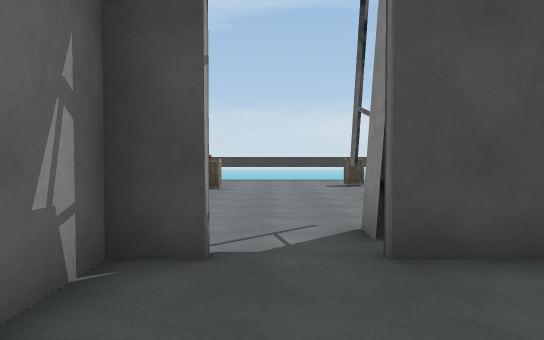
View 1 (above)

12 first-person views from a walk through a 3-D level made in the Unity game engine. The camera is 1.4 m above the floor, tilts 2° down and sees 70° across. The floor is counted in squares, 1.8 m on a side. Each view is taken from the middle of a square. On the plan, view 1 faces up. The plan holds only what a view shows up to about 12 squares ahead; the rest is blank. The place goes on beyond the plan. The player character is not drawn. Some surface patterns are stand-ins.

View 2
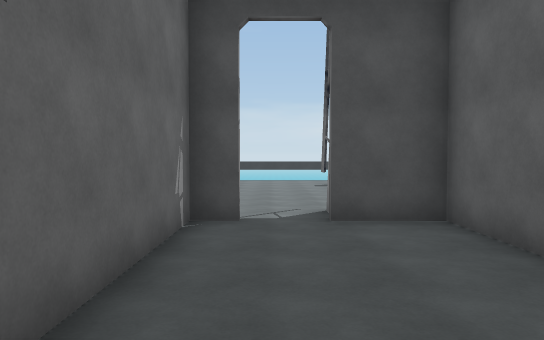

View 3
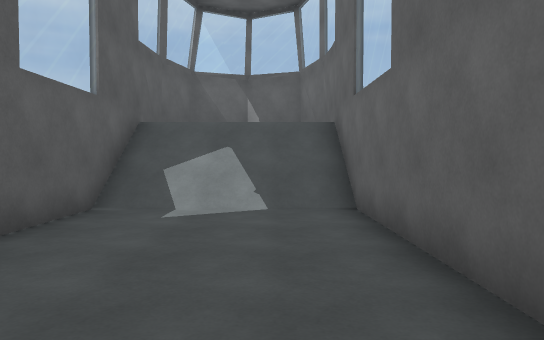

View 4
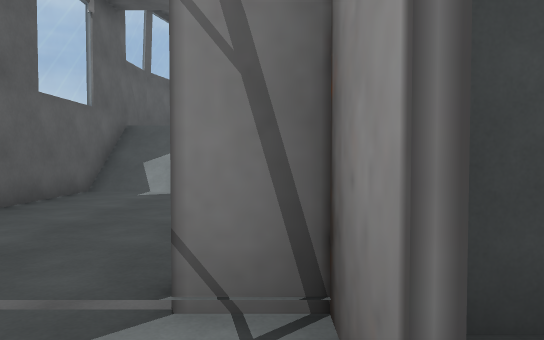

View 5
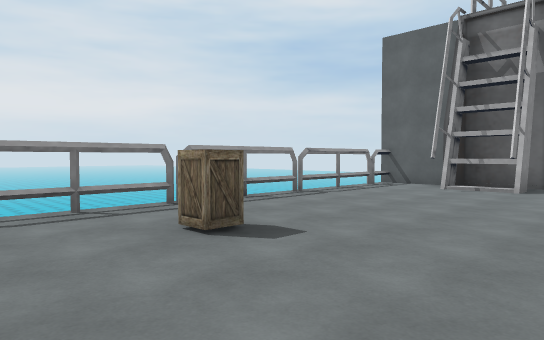

View 6
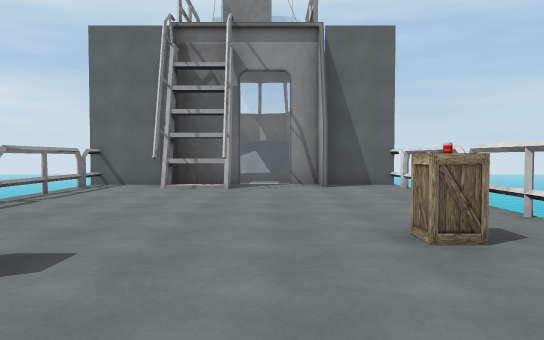

View 7
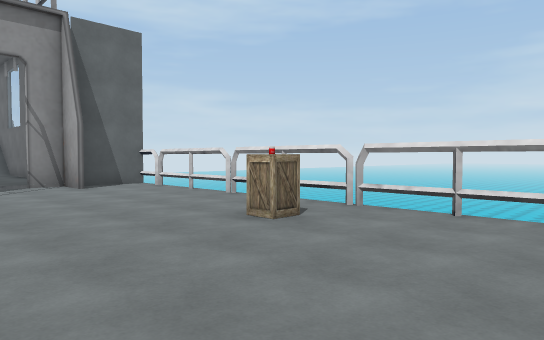

View 8
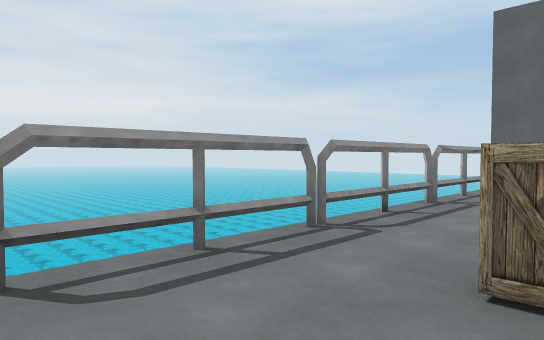

View 9
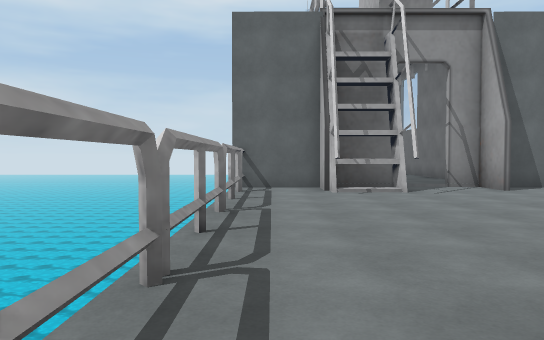

View 10
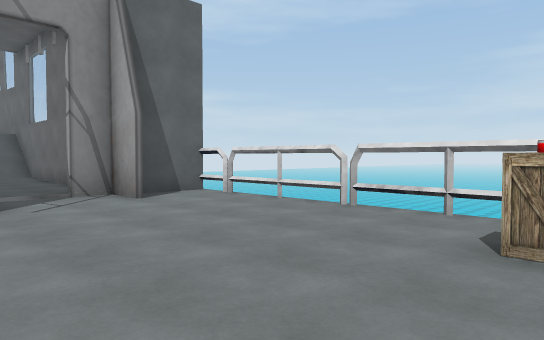

View 11
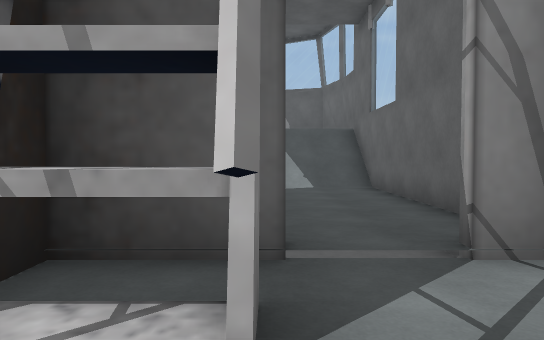

View 12
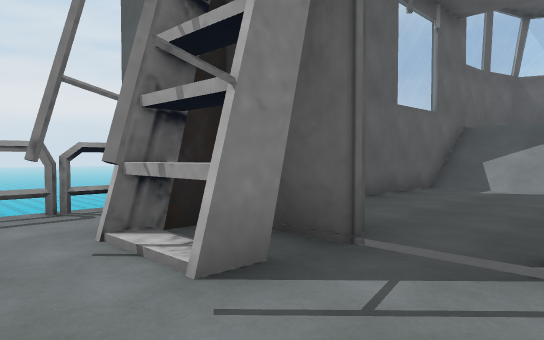

### Floor plan
Key: @ floor where view 1 was taken; # wall or solid block; . main floor; : floor 0.25 m higher than the main floor; / step, stairs or slope; v drop or lower ground; C crate.
Columns run from 3 left of view 1 to 5 right of it. Each row starts with its distance up from view 1.
 14   .... .v
 13 #.......#
 12 #....C..#
 11 ........#
 10 #C......#
  9 #.......#
  8 ........#
  7 #.......#
  6 #.......#
  5 ........#
  4 #.#.###.#
  3 ###/#####
  2  #::::#
  1  #::::#
  0  #:@::#
 -1  #::::#
 -2  #::::#
 -3  #////#
 -4  #////#
 -5   #vvv#
 -6   #   #
 -7   #  ##

Positions as (right, up) in squares from view 1, and headings:
1: (0, 0), facing up
2: (0, -3), facing up
3: (0, 3), facing down
4: (-1, 5), facing down
5: (-1, 14), facing down-right
6: (0, 14), facing down
7: (2, 14), facing down-left
8: (2, 14), facing down-right
9: (4, 13), facing down
10: (2, 11), facing down-left
11: (1, 6), facing down
12: (-1, 6), facing down-right
